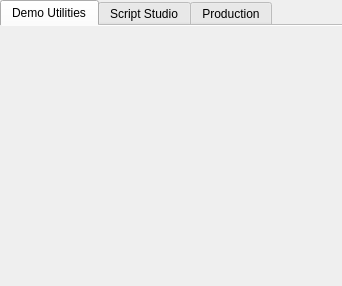
<?xml version="1.0" encoding="UTF-8"?>
<ui version="4.0">
 <class>centralTabs</class>
 <widget class="QTabWidget" name="centralTabs">
  <property name="enabled">
   <bool>true</bool>
  </property>
  <property name="geometry">
   <rect>
    <x>0</x>
    <y>0</y>
    <width>342</width>
    <height>286</height>
   </rect>
  </property>
  <property name="sizePolicy">
   <sizepolicy hsizetype="Ignored" vsizetype="Expanding">
    <horstretch>0</horstretch>
    <verstretch>0</verstretch>
   </sizepolicy>
  </property>
  <property name="acceptDrops">
   <bool>true</bool>
  </property>
  <property name="windowTitle">
   <string>Form</string>
  </property>
  <property name="autoFillBackground">
   <bool>false</bool>
  </property>
  <property name="currentIndex">
   <number>0</number>
  </property>
  <property name="documentMode">
   <bool>true</bool>
  </property>
  <property name="tabsClosable">
   <bool>false</bool>
  </property>
  <property name="movable">
   <bool>true</bool>
  </property>
  <property name="tabBarAutoHide">
   <bool>false</bool>
  </property>
  <widget class="QWidget" name="demoPage">
   <attribute name="title">
    <string>Demo Utilities</string>
   </attribute>
   <layout class="QHBoxLayout" name="demoPageLayout">
    <item>
     <layout class="QVBoxLayout" name="stepsLayout">
      <property name="spacing">
       <number>10</number>
      </property>
      <property name="sizeConstraint">
       <enum>QLayout::SetMaximumSize</enum>
      </property>
      <property name="leftMargin">
       <number>0</number>
      </property>
      <property name="topMargin">
       <number>0</number>
      </property>
      <property name="rightMargin">
       <number>0</number>
      </property>
      <property name="bottomMargin">
       <number>0</number>
      </property>
     </layout>
    </item>
   </layout>
  </widget>
  <widget class="QWidget" name="scriptsPage">
   <attribute name="title">
    <string>Script Studio</string>
   </attribute>
   <widget class="QWidget" name="horizontalLayoutWidget">
    <property name="geometry">
     <rect>
      <x>210</x>
      <y>120</y>
      <width>74</width>
      <height>26</height>
     </rect>
    </property>
    <layout class="QHBoxLayout" name="scriptsLayout"/>
   </widget>
  </widget>
  <widget class="QWidget" name="productionPage">
   <attribute name="title">
    <string>Production</string>
   </attribute>
  </widget>
 </widget>
 <resources/>
 <connections/>
</ui>
